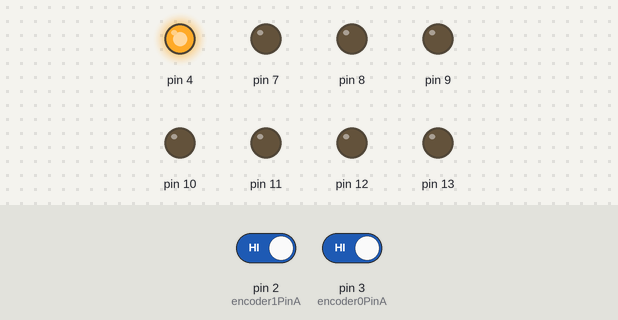
A sketch run on a simulated Arduino Uno, built with avr-gcc and run on an emulated ATmega328P. Parts: output pins drawn as LEDs (lit = HIGH). The inputs (shaded band) are chosen by the test bench; at power-on: pin 2 (encoder1PinA) HIGH, pin 3 (encoder0PinA) HIGH. What the sketch prints to the serial monitor is not drawn.

Above: at 0.1 s.
At 2.1 s:
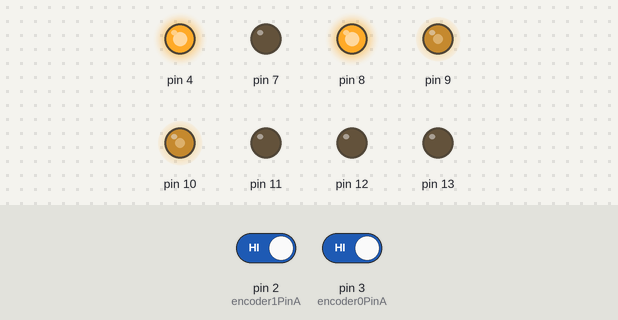
Timing chart, 0 to 3.6 s (numbered marks = the images above):
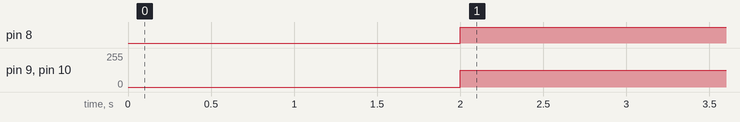

Measured:
- by itself, pin 8: LOW → HIGH at 2.0 s
- by itself, pin 9, pin 10: 0/255 → 127/255 at 2.0 s

The sketch:

Main_code.ino
```cpp
// Input forward distance in feet
double forwardFeet = 9;
// Input turning distance in radians (left is positive)
double turningRad = 0;

// 1 ft forward is 502 encoder counts
// 90 degree turn is 282 encoder counts


int forwardEncoder;
int turningEncoder;

int number = 0;
int piValue = 0;
const byte encoder0PinA = 3;
const int encoderCounts = 800;
int encoder0PinB = 5;
int encoder0Pos = 0;
int encoder0PinALast = LOW;
int n = LOW;
volatile byte state = LOW;
//set encoder positions
int encoder1PinA = 2;
int encoder1PinB = 6;
int encoder1Pos = 0;
int encoder1PinALast = LOW;
int p = LOW;


//PID constants
//double kp = 0.01;
double kp = 0.43178;
double ki = 0.086008;
double kd = 0;

unsigned long currentTime, previousTime;
double elapsedTime;
double error;
double lastError;
double input, output;
double input1, output1;
double setPoint = 0;
double cumError, rateError;

///double kp1 = 0.2;

double kp1 = 0.43178;
double ki1 = 0.086008;
double kd1 = 0;

unsigned long currentTime1, previousTime1;
double elapsedTime1;
double error1;
double lastError1;
double setPoint1 = 0;
double cumError1, rateError1;

double setPointOrigin;
double setPoint1Origin;

int turning = 0;
int moveForward = 0;


//int encoder0PinA = 3;
//int encoder0PinB = 5;
//int encoder1PinA = 4;
//int encoder1PinB = 6;
void setup() {


forwardEncoder = forwardFeet * 502;
turningEncoder = turningRad * 282;

//  Encoder rightEnc(LEFT_A, LEFT_B);
//  Encoder leftEnc(RIGHT_A, RIGHT_B);
  Serial.begin(115200);
  // put your setup code here, to run once:

  //Pin used to enable
  pinMode(4, OUTPUT);
  digitalWrite(4, HIGH);

  pinMode(7, OUTPUT);

  pinMode(8, OUTPUT);

  pinMode(9, OUTPUT);

  pinMode(10, OUTPUT);

  pinMode(11, OUTPUT);

  pinMode(12, OUTPUT);


  pinMode(encoder0PinA, INPUT);
  pinMode(encoder0PinB, INPUT);
  pinMode(encoder1PinA, INPUT);
  pinMode(encoder1PinB, INPUT);

  attachInterrupt(digitalPinToInterrupt(encoder0PinA), encoderISR, CHANGE);
  attachInterrupt(digitalPinToInterrupt(encoder1PinA), encoder1ISR, CHANGE);


  pinMode(13, OUTPUT);
  Serial.begin(115200); // start serial for output


  Serial.println("Ready!");


  encoder0Pos = 0;
  encoder1Pos = 0;
  output = 0;
  output1 = 0;


  turning = 1;
  setPointOrigin = turningEncoder;
  setPoint1Origin = -turningEncoder;
  setPoint = setPointOrigin;
  setPoint1 = setPoint1Origin;


 delay(2000);
}


void loop(){


        if (turning == 1){
          input = encoder0Pos;                //read from rotary encoder connected to A0
           //one PID Function
          output = -computePID(input);
          if(output < 0){
            digitalWrite(7, LOW);
          }else{
            digitalWrite(7, HIGH);
          }

          if (output < 0){
            output = -output;
          }
          if (output > 127){
            output = 127;
          }
          analogWrite(9, output);                //control the motor based on PID value


          input1 = encoder1Pos;                //read from rotary encoder connected to A0
          //second PID function
          output1 = -compute1PID(input1);
          if(output1 < 0){
            digitalWrite(8, HIGH);
          }else{
            digitalWrite(8, LOW);
          }

          if (output1 < 0){
            output1 = -output1;
          }
          if (output1 > 127){
            output1 = 127;
          }

          analogWrite(10, output1);


          if (-input - input1 > 15){
             //right motor is bigger than left motor
             setPoint = input;
          }
          else if(-input1-input > 15){
            //left motor is bigger
            setPoint1 = input1;
          } else{
            setPoint = setPointOrigin;
            setPoint1 = setPoint1Origin;
          }

          if(output < 35 && output1 < 35){
            output = 0;
            output1 = 0;
            encoder0Pos = 0;
            encoder1Pos = 1;
            turning = 0;
            moveForward = 1;
            setPointOrigin = forwardEncoder;
            setPoint1Origin = forwardEncoder;
            setPoint = setPointOrigin;
            setPoint1 = setPoint1Origin;


          }


//=================================================================================================================
        }else if (moveForward == 1){
          input = encoder0Pos;                //read from rotary encoder connected to A0
          //one PID Function
          output = -computePID(input);
          if(output < 0){
            digitalWrite(7, LOW);
          }else{
            digitalWrite(7, HIGH);
          }

          if (output < 0){
            output = -output;
          }
          if (output > 127){
            output = 127;
          }
          analogWrite(9, output);                //control the motor based on PID value


          input1 = encoder1Pos;                //read from rotary encoder connected to A0
          //second PID function
          output1 = -compute1PID(input1);
          if(output1 < 0){
            digitalWrite(8, HIGH);
          }else{
            digitalWrite(8, LOW);
          }

          if (output1 < 0){
            output1 = -output1;
          }
          if (output1 > 127){
            output1 = 127;
          }

          analogWrite(10, output1);


          if (input - input1 > 10){
             //right motor is bigger than left motor
             setPoint = input;
          }
          else if(input1-input > 10){
            //left motor is bigger
            setPoint1 = input1;
          } else{
            setPoint = setPointOrigin;
            setPoint1 = setPoint1Origin;
          }

          if(output < 30 && output1 < 30){
            output = 0;
            output1 = 0;

            moveForward = 0;
            delay(1000);

          }

        }

        if(turning == 0 && moveForward ==0){
          analogWrite(9, 0);
          analogWrite(10, 0);
        }


} //end of loop


//PID calculations
double computePID(double inp){
        error = setPoint - inp;                                // determine error
        float out = kp*error;
        return out;
}
double compute1PID(double inp1){
        error1 = setPoint1 - inp1;                                // determine error
        float out1 = kp1*error1;
        return out1;
}


void encoderISR(){
    n = digitalRead(encoder0PinA);
    if ((encoder0PinALast == LOW) && (n == HIGH)) {
      if (digitalRead(encoder0PinB) == LOW) {
        encoder0Pos--;
      } else {
        encoder0Pos++;
      }
      //Serial.println(encoder0Pos);
    }
  encoder0PinALast = n;
} //end of encoderISR

void encoder1ISR(){
    p = digitalRead(encoder1PinA);
    if ((encoder1PinALast == LOW) && (p == HIGH)) {
      if (digitalRead(encoder1PinB) == LOW) {
        encoder1Pos--;
      } else {
        encoder1Pos++;
      }
      //Serial.println(encoder0Pos);
    }
  encoder1PinALast = p;
} //end of encoderISR
```
